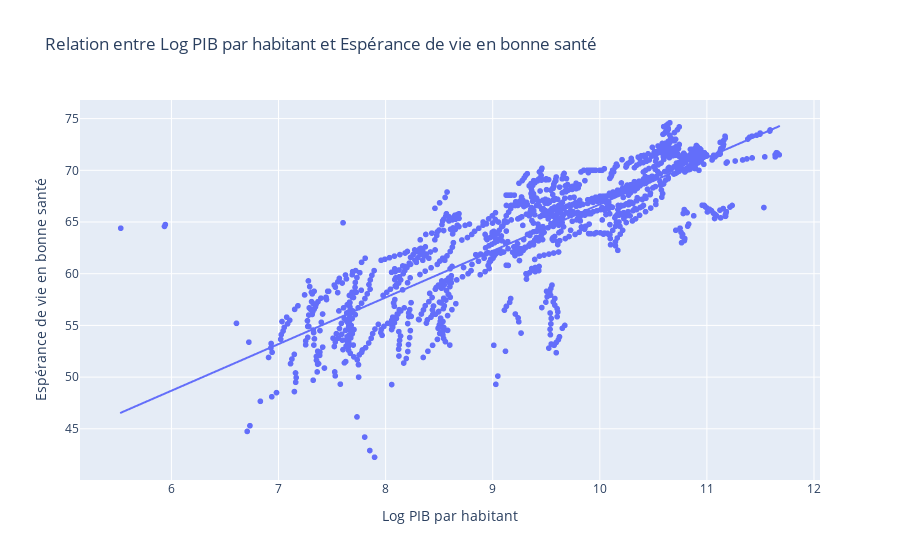

Notebook code for this chart:
### Code cell
import plotly.express as px
import statsmodels.api as sm
import statsmodels.formula.api as smf

# Nuage de points
fig = px.scatter(df_2024, x='Log GDP per capita', y='Healthy life expectancy at birth',
                 title='Relation entre Log PIB par habitant et Espérance de vie en bonne santé',
                 labels={'Log GDP per capita': 'Log PIB par habitant', 'Healthy life expectancy at birth': 'Espérance de vie en bonne santé'},
                 hover_name='Country name', trendline='ols')  # OLS pour la ligne de tendance
fig.show()

### Figure 1 — Plotly figure (JSON) as saved in the notebook; plotly's stock layout.template omitted (floating-point values rounded to 4 significant figures; data arrays with more than 128 entries replaced by an {"elided": "..."} marker saying what was removed)
{"data": [{"hovertemplate": "<b>%{hovertext}</b><br><br>Log PIB par habitant=%{x}<br>Espérance de vie en bonne santé=%{y}<extra></extra>", "hovertext": {"elided": "1374 str values"}, "legendgroup": "", "marker": {"color": "#636efa", "symbol": "circle"}, "mode": "markers", "name": "", "showlegend": false, "type": "scattergl", "x": {"elided": "1374 float values"}, "xaxis": "x", "y": {"elided": "1374 float values"}, "yaxis": "y"}, {"hovertemplate": "<b>OLS trendline</b><br>Healthy life expectancy at birth = 4.50662 * Log GDP per capita + 21.6465<br>R<sup>2</sup>=0.716596<br><br>Log PIB par habitant=%{x}<br>Espérance de vie en bonne santé=%{y} <b>(trend)</b><extra></extra>", "legendgroup": "", "marker": {"color": "#636efa", "symbol": "circle"}, "mode": "lines", "name": "", "showlegend": false, "type": "scattergl", "x": {"elided": "1323 float values"}, "xaxis": "x", "y": {"elided": "1323 float values"}, "yaxis": "y"}], "layout": {"legend": {"tracegroupgap": 0}, "title": {"text": "Relation entre Log PIB par habitant et Espérance de vie en bonne santé"}, "xaxis": {"anchor": "y", "domain": [0, 1], "title": {"text": "Log PIB par habitant"}}, "yaxis": {"anchor": "x", "domain": [0, 1], "title": {"text": "Espérance de vie en bonne santé"}}}}
